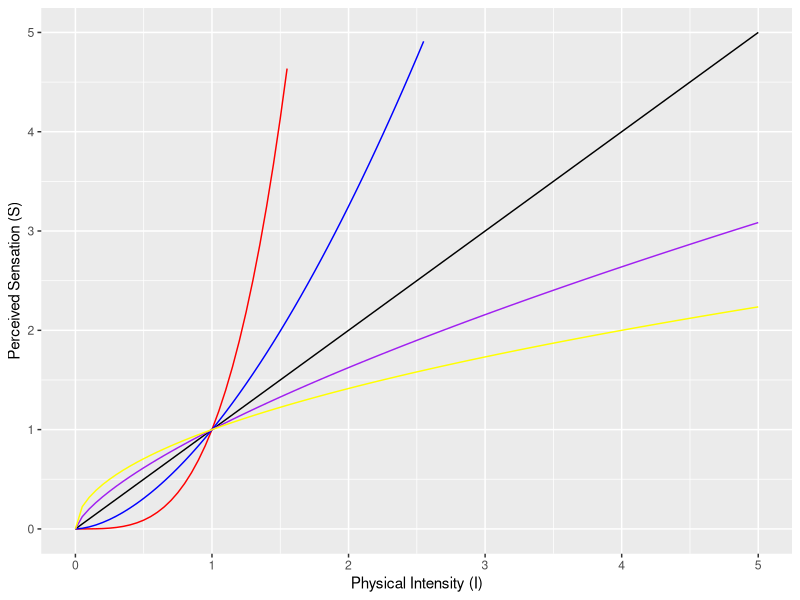

Write the R code that produced this figure.
## ---- chunk 1

library(ggplot2)
I<-1:5
df<-data.frame(I)



ggplot(df,aes(I))+
  stat_function(fun=function(I) I^1) +
  stat_function(fun = function(I) I^3.5, color = "red")+
  stat_function(fun = function(I) I^1.7, color = "blue")+
  stat_function(fun = function(I) I^0.7, color = "purple")+
  stat_function(fun = function(I) I^0.5, color = "yellow")+
  xlim(0,5)+
  ylim(0,5)+
  labs(y="Perceived Sensation (S)", x="Physical Intensity (I)")
